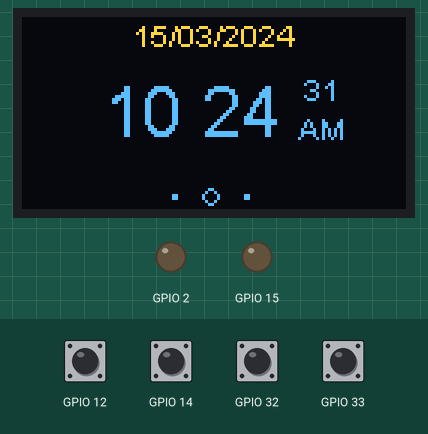
Simulated run of this sketch. Board: ESP32. Shown: 128×64 one-colour display, output pins drawn as LEDs (lit = HIGH). Inputs (shaded band) come from the test bench; at power-on: GPIO 12, GPIO 14, GPIO 32, GPIO 33 HIGH. The OLED is the two-colour kind (top 16 rows yellow); the local clock reads 2024-03-15 10:24:30 at power-on unless the sketch sets it.

Above: at 1.2 s.
1.3 s: GPIO 12 pulled LOW for 0.15 s
At 2.8 s:
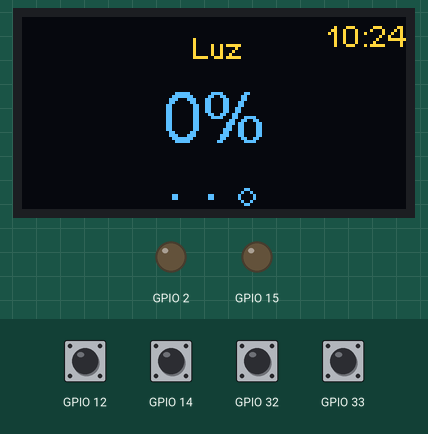
4.4 s: GPIO 33 pulled LOW for 1 s
At 6.7 s:
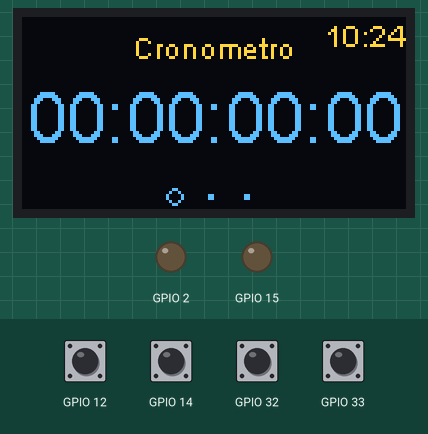
8.4 s: GPIO 33 pulled LOW for 0.15 s
At 8.91 s:
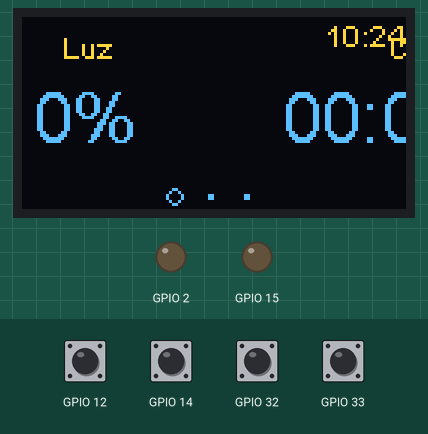
10.4 s: GPIO 14 pulled LOW for 0.15 s
At 11.9 s:
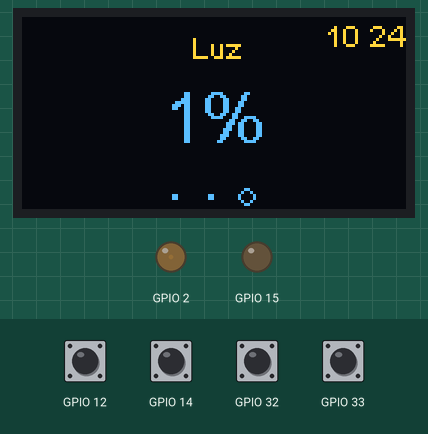
13.5 s: GPIO 32 pulled LOW for 1 s
At 15.8 s:
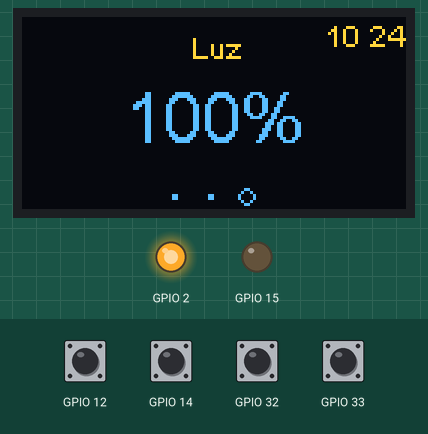
16.0 s: GPIO 12 pulled LOW for 1 s
At 18.37 s:
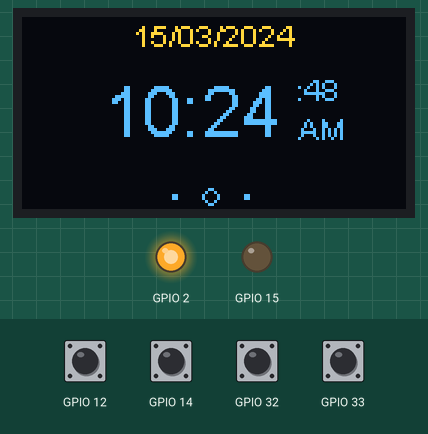
Timing chart, 0 to 18.6 s (numbered marks = the images above; inputs shaded):
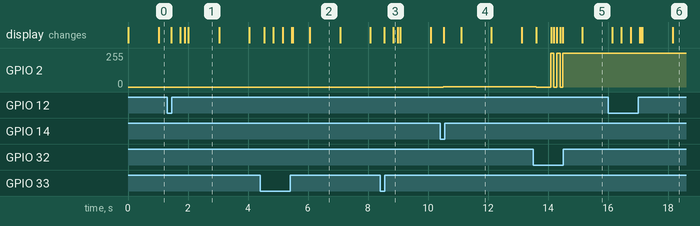

Measured:
- after the input at 4.4 s, the display: first changes after 0.14 s (image 2 shows a later state)
- after the input at 8.4 s, the display: first changes after 0.14 s (image 3 shows a later state)
- after the input at 10.4 s, GPIO 2: 0/255 → 3/255 after 0.11 s; the display: first changes after 0.13 s (image 4 shows a later state)
- after the input at 13.5 s, GPIO 2: 3/255 → 0/255 after 0.10 s, then repeats every 0.19 s: 254/255 0.10 s, 0/255 0.10 s, until it stays 254/255 from 14.5 s; the display: first changes after 0.11 s (image 5 shows a later state)
- after the input at 16.0 s, the display: first changes after 0.14 s (image 6 shows a later state)

The sketch:

ESP32_Reloj.ino
```cpp
#include "Reloj.h"

void setup() {
  // put your setup code here, to run once:

  //Luz
  luz.setPinGround(15);
  luz.begin(0);// FirstChannel is 0


  //Cargando el reloj
  rtc.begin();
  //rtc.adjust(DateTime(F(__DATE__), F(__TIME__)));
  now = rtc.now();

  //Configuracion de mi interfaz UI
  ui.setTargetFPS(60);
  ui.setActiveSymbol(activeSymbol);
  ui.setInactiveSymbol(inactiveSymbol);
  ui.setIndicatorPosition(BOTTOM);
  ui.setIndicatorDirection(LEFT_RIGHT);
  ui.setFrameAnimation(SLIDE_LEFT);
  ui.setFrames(frames, frameCount);
  ui.setOverlays(overlays, overlaysCount);
  ui.disableAutoTransition();
  ui.init();
  ui.switchToFrame(1);//1 es el frame del reloj
  display.flipScreenVertically();

}

void loop() {
  // put your main code here, to run repeatedly:
  timingInLoop();
  touchInLoop();
  inactiveScreen();
  cronometro.Chronoloop();
  ui.update();
}

void timingInLoop() {
  if (millis() - lastTime >= 1000) {
    lastTime =  millis();
    now = rtc.now();
  }
}

void inactiveScreen() {
  int inactiveTime = 10000;
  if (millis() - lastInactiveScreen > inactiveTime) {
    display.displayOff();
    touchAttachInterrupt(touch4.getTouchPin(), callback, 40);
    esp_sleep_enable_touchpad_wakeup();
    esp_deep_sleep_start();
  } else {
    display.displayOn();
  }
}

void callback() {

}

void touchInLoop() {
  touch1.update();
  touch2.update();
  touch3.update();
  touch4.update();
}
```

Chronometer.h
```cpp
class Chronometer {
  private:
    boolean _enable = false;
    unsigned long _chronoTime = 0;
    unsigned long _lastChronoTime = 0;

  public:

    Chronometer() {
    }

    void start() {
      _enable = true;
    }

    void stop() {
      _enable = false;
    }

    void restart() {
      _enable = false;
      _chronoTime = 0;
    }

    void Chronoloop() {
      if (_enable) {
        _chronoTime += millis() - _lastChronoTime;
      }
      _lastChronoTime = millis();
    }

    boolean isRunning() {
      return _enable;
    }

    float time() {
      return (_chronoTime / 1000.0);
    }

    String timeWatchFormat() {
      String s = "";
      int decisec = (int) (_chronoTime % 100);
      int seconds = (int) (_chronoTime / 1000) % 60 ;
      int minutes = (int) ((_chronoTime / (1000 * 60)) % 60);
      int hours   = (int) ((_chronoTime / (1000 * 60 * 60)) % 24);

      s += String(hours < 10 ? "0" : "") + hours;
      s += ":";

      s += String(minutes < 10 ? "0" : "") + minutes;
      s += ":";

      s += String(seconds < 10 ? "0" : "") + seconds;
      s += ":";

      s += String(decisec < 10 ? "0" : "") + decisec;

      return s;
    }

};
```

Reloj.h
```cpp
//Variables de Pines
const int pinSDA = 18;
const int pinSCL = 19;

#include <Wire.h>
#include "RTClib.h"
//#include "SSD1306Wire.h"
#include "SH1106.h" #include "SH1106Wire.h"
//SSD1306Wire  display(0x3c, pinSDA, pinSCL);
#include "OLEDDisplayUi.h"
SH1106Wire display(0x3c, pinSDA, pinSCL);
OLEDDisplayUi ui(&display);

DateTime now;
RTC_DS1307 rtc;
char daysOfTheWeek[7][12] = {"Domingo", "Lunes", "Martes", "Miercoles", "Jueves", "Viernes", "Sabado"};

//Variables de timmer millis
unsigned long lastTime = 0;
unsigned long lastInactiveScreen = 0;

//Importando mis Herramientas
#include "Chronometer.h"
#include "libraries/luzUtil.h"
#include "libraries/myTools.h"
#include "libraries/touchUtils.h"
Luz luz(2);
Chronometer cronometro;
MyTools mytools;
TouchUtils touch1(T8);
TouchUtils touch2(T9);
TouchUtils touch3(T6);
TouchUtils touch4(T5);

int frameCount = 3;
int overlaysCount = 1;
#include "progmem/images.h"
#include "myFrames.h"
OverlayCallback overlays[] = {timeOverlay};
FrameCallback frames[] = {chronometerFrame, frameWatch, lightFrame};
```

myFrames.h
```cpp
void timeOverlay(OLEDDisplay *display, OLEDDisplayUiState* state) {
  display->setTextAlignment(TEXT_ALIGN_RIGHT);
  display->setFont(ArialMT_Plain_10);
  if (state->currentFrame != 1) {//Dont Show in Time Frame
    display->drawString(128, 0, mytools.nowStringTime(now));
  }
}

void chronometerFrame(OLEDDisplay *display, OLEDDisplayUiState* state, int16_t x, int16_t y) {
  //Evitar que se apague la pantalla
  lastInactiveScreen = millis();

  //Iniciar Cronometro
  if (touch2.isPressed()) {
    cronometro.start();
  }else if(touch2.longPress(1000)){
    cronometro.restart();
  }

  //Aumentar la intensidad
  if (touch3.isPressed()) {
    if(cronometro.isRunning()){
      cronometro.stop();
    }else{
      cronometro.start();
    }
  }

  //Main Touch Control
  if (touch1.isPressed()) {
    lastInactiveScreen = millis();
    ui.previousFrame();
  }
  if (touch4.isPressed()) {
    lastInactiveScreen = millis();
    ui.nextFrame();
  }

  display->setTextAlignment(TEXT_ALIGN_CENTER);
  display->setFont(ArialMT_Plain_10);
  display->drawString(64 + x, 4 + y, "Cronometro");
  display->setFont(ArialMT_Plain_24);
  display->drawString(64 + x, 20 + y, cronometro.timeWatchFormat());

}

void frameWatch(OLEDDisplay *display, OLEDDisplayUiState* state, int16_t x, int16_t y) {

  //Editar la Fecha y Hora
  if (touch3.isPressed()) {
    lastInactiveScreen = millis();
    int m = now.minute();
    int h = now.hour();
    m++;
    if (m > 59) {
      m = 0;
      h++;
      if (h > 23) {
        h = 0;
      }
    }
    rtc.adjust(DateTime(now.year(), now.month(), now.day(), h, m, now.second()));
    now = rtc.now();
  }

  if (touch2.isPressed()) {
    lastInactiveScreen = millis();
    int m = now.minute();
    int h = now.hour();
    m--;
    if (m < 0) {
      m = 59;
      h--;
      if (h < 0) {
        h = 23;
      }
    }
    rtc.adjust(DateTime(now.year(), now.month(), now.day(), h, m, now.second()));
    now = rtc.now();
  }

  //Main Touch Control
  if (touch1.isPressed()) {
    lastInactiveScreen = millis();
    ui.previousFrame();
  }
  if (touch4.isPressed()) {
    lastInactiveScreen = millis();
    ui.nextFrame();
  }


  display->setTextAlignment(TEXT_ALIGN_CENTER);
  display->setFont(ArialMT_Plain_10);
  display->drawString(64 + x, 0 + y, mytools.nowStringDate(now));

  display->setTextAlignment(TEXT_ALIGN_CENTER);
  display->setFont(ArialMT_Plain_24);
  display->drawString(56 + x, 18 + y, mytools.nowStringTime(now));

  display->setTextAlignment(TEXT_ALIGN_CENTER);
  display->setFont(ArialMT_Plain_10);
  display->drawString(98 + x, 18 + y, mytools.nowStringSegundo(now));
}

void lightFrame(OLEDDisplay *display, OLEDDisplayUiState* state, int16_t x, int16_t y) {
  //Evitar que se apague la pantalla
  lastInactiveScreen = millis();

  //Cambiar de encendido a apagado y viceversa
  if (touch2.isPressed()) {
    if (luz.getBrightness() == 0) {
      luz.on();
    } else {
      luz.off();
    }
  }

  //Aumentar la intensidad
  if (touch3.isPressed()) {
    luz.setBrightness(constrain(luz.getBrightness() + 3, 0, 255));
  }

  //Main Touch Control
  if (touch1.isPressed()) {
    lastInactiveScreen = millis();
    ui.previousFrame();
  }
  if (touch4.isPressed()) {
    lastInactiveScreen = millis();
    ui.nextFrame();
  }

  display->setTextAlignment(TEXT_ALIGN_CENTER);
  display->setFont(ArialMT_Plain_10);
  display->drawString(64 + x, 4 + y, "Luz");
  display->setFont(ArialMT_Plain_24);
  display->drawString(64 + x, 20 + y, String(luz.getBrightnessPorcent()) + "%");

}
```

images.h
```cpp
const uint8_t activeSymbol[] PROGMEM = {
    B00000000,
    B00000000,
    B00011000,
    B00100100,
    B01000010,
    B01000010,
    B00100100,
    B00011000
};

const uint8_t inactiveSymbol[] PROGMEM = {
    B00000000,
    B00000000,
    B00000000,
    B00000000,
    B00011000,
    B00011000,
    B00000000,
    B00000000
};
```
